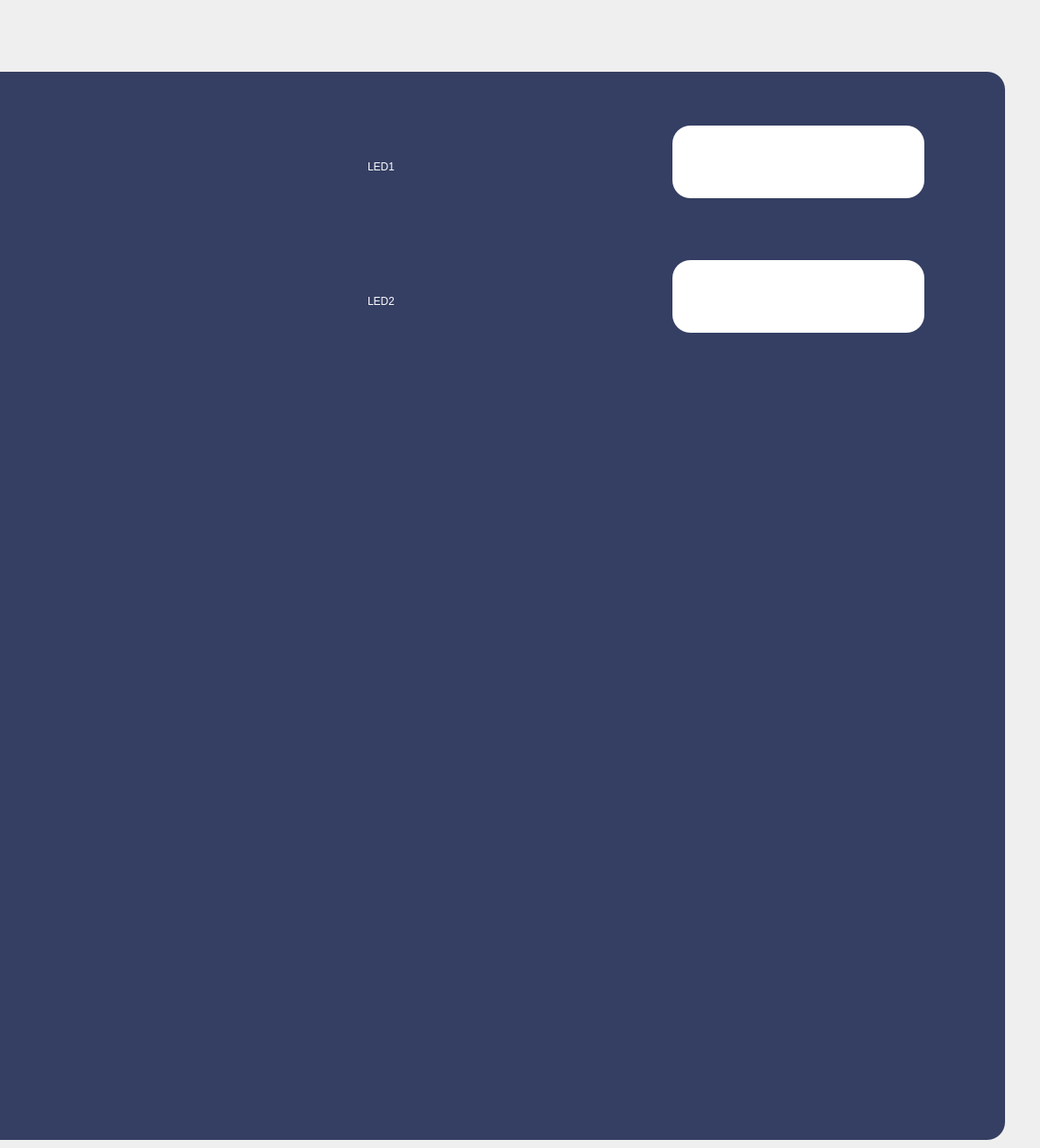
   <widget class="QWidget" name="tab_6">
    <property name="enabled">
     <bool>true</bool>
    </property>
    <attribute name="title">
     <string>Phaco</string>
    </attribute>
    <widget class="QLabel" name="label_45">
     <property name="geometry">
      <rect>
       <x>-30</x>
       <y>80</y>
       <width>1151</width>
       <height>1191</height>
      </rect>
     </property>
     <property name="styleSheet">
      <string notr="true">color: rgb(255, 255, 255);
font: 30pt &quot;Ubuntu&quot;;border-radius: 20px;
background-color: rgb(53, 63, 99);</string>
     </property>
     <property name="text">
      <string/>
     </property>
    </widget>
    <widget class="QLineEdit" name="lineEdit_9">
     <property name="geometry">
      <rect>
       <x>750</x>
       <y>290</y>
       <width>281</width>
       <height>81</height>
      </rect>
     </property>
     <property name="styleSheet">
      <string notr="true">font: 45pt &quot;Ubuntu&quot;;
background-color: rgb(255, 255, 255);border-radius: 20px;</string>
     </property>
     <property name="text">
      <string/>
     </property>
     <property name="alignment">
      <set>Qt::AlignCenter</set>
     </property>
    </widget>
    <widget class="QLineEdit" name="lineEdit_10">
     <property name="geometry">
      <rect>
       <x>750</x>
       <y>140</y>
       <width>281</width>
       <height>81</height>
      </rect>
     </property>
     <property name="styleSheet">
      <string notr="true">font: 45pt &quot;Ubuntu&quot;;
background-color: rgb(255, 255, 255);border-radius: 20px;</string>
     </property>
     <property name="text">
      <string/>
     </property>
     <property name="alignment">
      <set>Qt::AlignCenter</set>
     </property>
    </widget>
    <widget class="QLabel" name="label_42">
     <property name="geometry">
      <rect>
       <x>410</x>
       <y>140</y>
       <width>261</width>
       <height>91</height>
      </rect>
     </property>
     <property name="styleSheet">
      <string notr="true">color: rgb(255, 255, 255);
font: 35pt &quot;Ubuntu&quot;;
background-color: rgba(191, 64, 64, 0);</string>
     </property>
     <property name="text">
      <string>LED1</string>
     </property>
    </widget>
    <widget class="QLabel" name="label_44">
     <property name="geometry">
      <rect>
       <x>410</x>
       <y>290</y>
       <width>261</width>
       <height>91</height>
      </rect>
     </property>
     <property name="styleSheet">
      <string notr="true">color: rgb(255, 255, 255);
font: 35pt &quot;Ubuntu&quot;;
background-color: rgba(191, 64, 64, 0);</string>
     </property>
     <property name="text">
      <string>LED2</string>
     </property>
    </widget>
    <widget class="QPushButton" name="pushButton_8">
     <property name="geometry">
      <rect>
       <x>730</x>
       <y>910</y>
       <width>331</width>
       <height>101</height>
      </rect>
     </property>
     <property name="styleSheet">
      <string notr="true">image: url(:/new/prefix1/img/save-button 1.png);
background-color: transparent;
border:none;</string>
     </property>
     <property name="text">
      <string/>
     </property>
    </widget>
   </widget>
